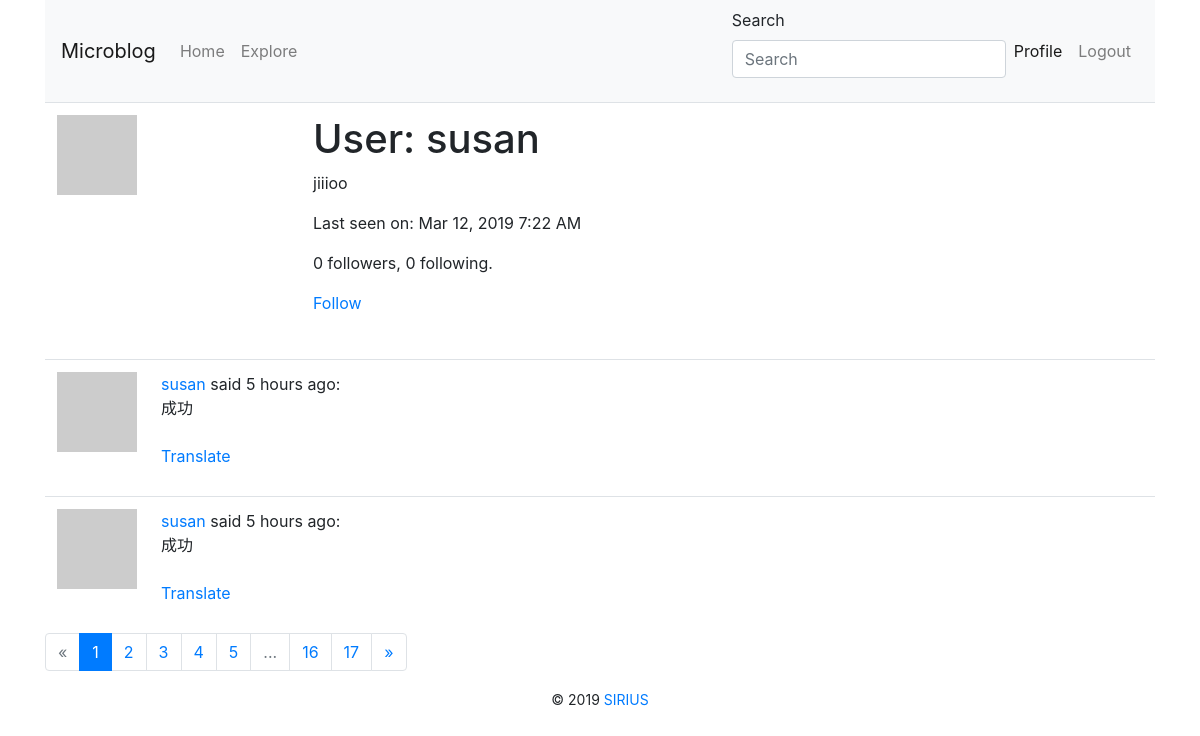
The page /user/susan (signed in) on the database its author committed.
### app/models.py (models this page shows, shortened)
class User(UserMixin, db.Model):
    id = db.Column(db.Integer, primary_key=True)
    username = db.Column(db.String(64), index=True, unique=True)
    email = db.Column(db.String(120), index=True, unique=True)
    password_hash = db.Column(db.String(128))
    posts = db.relationship('Post', backref='author', lazy='dynamic')
    about_me = db.Column(db.String(140))
    last_seen = db.Column(db.DateTime, default=datetime.utcnow())
    followed = db.relationship(
        'User',
        secondary=followers,
        primaryjoin=(followers.c.follower_id == id),
        secondaryjoin=(followers.c.followed_id == id),
        backref=db.backref('followers', lazy='dynamic'),
        lazy='dynamic'
    )
    def avatar(self, size):
        digest = md5(self.email.lower().encode('utf-8')).hexdigest()
        return 'https://www.gravatar.com/avatar/{}?d=identicon&s={}'.format(digest, size)
    def is_following(self, user):
        return self.followed.filter(followers.c.followed_id == user.id).count() > 0

class SearchableMixin(object):
    @classmethod
    def before_commit(cls, session):
        session._changes = {
            'add': list(session.new),
            'update': list(session.dirty),
            'delete': list(session.deleted)
        }
    @classmethod
    def after_commit(cls, session):
        for obj in session._changes['add']:
            if isinstance(obj, SearchableMixin):
                add_to_index(obj.__tablename__, obj)
        for obj in session._changes['update']:
            if isinstance(obj, SearchableMixin):
                add_to_index(obj.__tablename__, obj)
        for obj in session._changes['delete']:
            if isinstance(obj, SearchableMixin):
                remove_from_index(obj.__tablename__, obj)
        session._changes = None

class Post(SearchableMixin, db.Model):
    __searchable__ = ['body']
    id = db.Column(db.Integer, primary_key=True)
    body = db.Column(db.String(140))
    timestamp = db.Column(db.DateTime, index=True, default=datetime.utcnow)
    user_id = db.Column(db.Integer, db.ForeignKey('user.id'))
    language = db.Column(db.String(5))

### app/main/routes.py (the view)
@bp.route('/user/<username>')
@login_required
def user(username):
    user = User.query.filter_by(username=username).first_or_404()
    page = request.args.get('page', 1, type=int)
    posts = user.posts.order_by(Post.timestamp.desc()).paginate(page, current_app.config['POSTS_PER_PAGE'], False)
    next_url = url_for('main.user', username=user.username, page=posts.next_num) if posts.has_next else None
    prev_url = url_for('main.user', username=user.username, page=posts.prev_num) if posts.has_prev else None
    return render_template('user.html',
                           user=user,
                           pagination=posts,
                           posts=posts.items,
                           next_url=next_url,
                           prev_url=prev_url)

### app/main/forms.py
class SearchForm(FlaskForm):
    q = StringField(_l('Search'), validators=[DataRequired()], render_kw={'placeholder': _l('Search')})
    def __init__(self, *args, **kwargs):
        if 'formdata' not in kwargs:
            kwargs['formdata'] = request.args
        if 'csrf_enabled' not in kwargs:
            kwargs['csrf_enabled'] = False
        super(SearchForm, self).__init__(*args, **kwargs)

### app/main/routes.py (called while the page is built)
@bp.before_request
def before_request():
    if current_user.is_authenticated:
        current_user.last_seen = datetime.utcnow()
        db.session.commit()
        g.search_form = SearchForm()
    g.locale = str(get_locale())
    if g.locale == 'zh':
        g.locale = 'zh-cn'

### app/models.py (called while the page is built)
@login.user_loader
def load_user(id):
    return User.query.get(int(id))

### app/templates/user.html
{% extends "base.html" %}
{% from 'bootstrap/form.html' import render_form %}
{% from 'bootstrap/pagination.html' import render_pager, render_pagination %}
{% block content %}
    <table class="table table-hover">
        <tr>
            <td width="256px">
                <img src="{{ user.avatar(256) }}">
            </td>
            <td>
                <h1>{{ _('User: ') }}{{ user.username }}</h1>
                {% if user.about_me %}
                    <p>{{ user.about_me }}</p>
                {% endif %}
                {% if user.last_seen %}
                    <p>{{ _('Last seen on: ') }}{{ moment(user.last_seen).format('lll') }}</p>
                {% endif %}
                <p>
                    {{ user.followers.count() }}{{ _(' followers, ') }}{{ user.followed.count() }}{{ _(' following.') }}
                </p>
                {% if user==current_user %}
                    <p>
                        <a href="{{ url_for('main.edit_profile') }}">{{ _('Edit your profile') }}</a>
                    </p>
                {% elif not current_user.is_following(user) %}
                    <p>
                        <a href="{{ url_for('main.follow', username=user.username) }}">{{ _('Follow') }}</a>
                    </p>
                {% else %}
                    <p>
                        <a href="{{ url_for('main.unfollow', username=user.username) }}">{{ _('Unfollow') }}</a>
                    </p>
                {% endif %}
            </td>
        </tr>
    </table>
    {% for post in posts %}
        {% include '_post.html' %}
    {% endfor %}
    {% if pagination.total > pagination.per_page %}
        {{ render_pagination(pagination,ellipses='...',align='right') }}
    {% endif %}
{% endblock %}

### app/templates/base.html (shortened to what this page needs)
{% from 'bootstrap/nav.html' import render_nav_item %}
{% from 'bootstrap/form.html' import render_form %}
<!DOCTYPE html>
<html>
<head>
    {% block head %}
        {% block styles %}
            {{ bootstrap.load_css() }}
        {% endblock %}
    {% endblock %}
</head>
<body>
<main class="container">
    <nav class="navbar navbar-expand-lg navbar-light bg-light">
        <a class="navbar-brand" href="{{ url_for('main.index') }}">Microblog</a>
        <div class="collapse navbar-collapse" id="navbarSupportedContent">
            <ul class="navbar-nav mr-auto">
                {{ render_nav_item('main.index',_('Home'),use_li=True) }}
                {{ render_nav_item('main.explore',_('Explore'),use_li=True) }}
            </ul>
            {% if g.search_form %}
                {{ render_form(g.search_form, action="{{ url_for('main.search') }}", method="get", form_type="inline") }}
            {% endif %}
            <ul class="navbar-nav">
                {% if current_user.is_anonymous %}
                    {{ render_nav_item('auth.login',_('Login'),use_li=True) }}
                {% else %}
                    {{ render_nav_item('main.user',_('Profile'),use_li=True,username=current_user.username) }}
                    {{ render_nav_item('auth.logout',_('Logout'),use_li=True) }}
                {% endif %}
            </ul>
        </div>
    </nav>
    {% block content %}{% endblock %}
    <footer class="text-center">
        {% block footer %}
            <small> &copy; 2019 <a href="http://127.0.0.1:5000" title="Written by SIRIUS">SIRIUS</a></small>
        {% endblock %}
    </footer>
</main>
</body>
</html>

### app/templates/_post.html (shortened to what this page needs)
<table class="table table-hover">
    <tr>
        <td width="70px">
            <a href="{{ url_for('main.user',username=post.author.username) }}">
                <img src="{{ post.author.avatar(70) }}">
            </a>
        </td>
        <td>
            {{ _('%(username)s said %(when)s:', username=user_link, when=moment(post.timestamp).fromNow()) }}
            <br>
            <span id="post{{ post.id }}">{{ post.body }}</span>
            {% if post.language and post.language !=g.locale %}
                <br><br>
                <span id="translation{{ post.id }}">
                    <a href="javascript:translate(
                    '#post{{ post.id }}',
                    '#translation{{ post.id }}',
                    '{{ post.language }}',
                    '{{ g.locale }}');">{{ _('Translate') }}</a>
                </span>
            {% endif %}
            <br>
        </td>
    </tr>
</table>

### rows shown on the page
User: username "Profile"
User: username "susan", about_me "jiiioo", last_seen "Mar 12, 2019 7:22 AM"
Post: body "成功"
Post: body "成功"

### other values the page prints
{{ render_nav_item('main.index',_('Home'),use_li=True) }} "Home"
{{ render_nav_item('main.explore',_('Explore'),use_li=True) }} "Explore"
{{ render_nav_item('auth.logout',_('Logout'),use_li=True) }} "Logout"
{{ user.followers.count() }} "0"
{{ user.followed.count() }} "0"
{{ render_pagination(pagination,ellipses='...',align='right') }} "« 1 2 3 4 5 ... 16 17 »"
